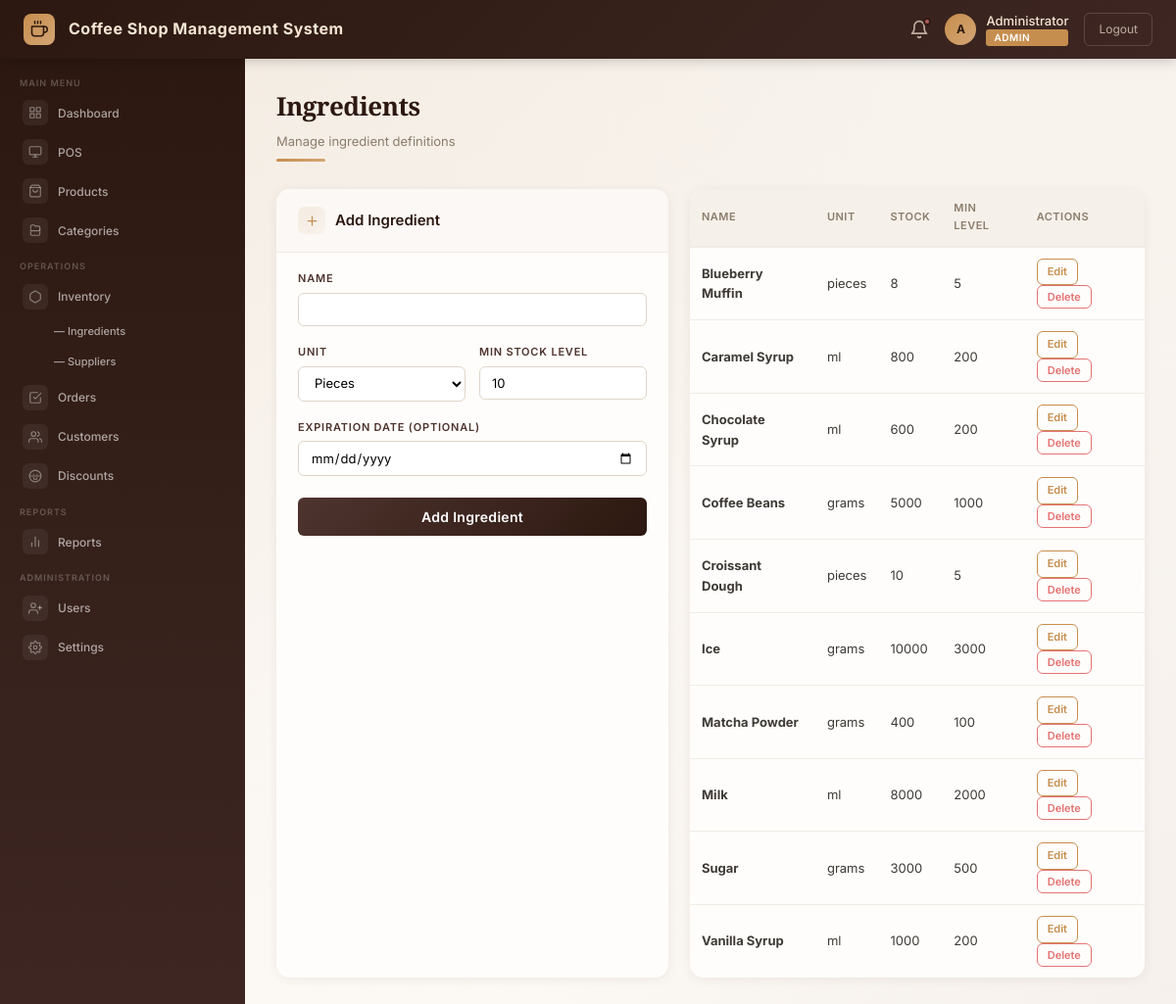
The app's page /modules/inventory/ingredients.php (signed in) with its own data.
### tables this page shows
CREATE TABLE ingredients (
    ingredient_id   INT           AUTO_INCREMENT PRIMARY KEY,
    name            VARCHAR(100)  NOT NULL UNIQUE,
    stock_quantity  DECIMAL(10,2) NOT NULL DEFAULT 0,
    unit            VARCHAR(20)   NOT NULL DEFAULT 'pieces',
    min_stock_level   DECIMAL(10,2) NOT NULL DEFAULT 10,
    expiration_date   DATE          DEFAULT NULL,
    last_restocked_at TIMESTAMP     NULL DEFAULT NULL,
    created_at        TIMESTAMP     DEFAULT CURRENT_TIMESTAMP,
    updated_at        TIMESTAMP     DEFAULT CURRENT_TIMESTAMP ON UPDATE CURRENT_TIMESTAMP
);

### modules/inventory/ingredients.php (the view, shortened to what this page needs)
<?php
require_once __DIR__ . '/../../includes/auth.php';
$ingredients = $pdo->query("SELECT * FROM ingredients ORDER BY name")->fetchAll();
$edit_ing = null;
require_once __DIR__ . '/../../includes/dashboard_header.php';
?>
<div class="page-header">
    <div class="page-header-left">
        <h1>Ingredients</h1>
        <p>Manage ingredient definitions</p>
        <div class="page-header-accent"></div>
    </div>
</div>
<div class="dashboard-grid" style="grid-template-columns: 400px 1fr;">
    <div class="card">
        <div class="card-header">
            <div class="card-header-left">
                <span class="card-header-icon">
                    <svg viewBox="0 0 24 24" fill="none" stroke="currentColor" stroke-width="2" stroke-linecap="round" stroke-linejoin="round"><line x1="12" y1="5" x2="12" y2="19"/><line x1="5" y1="12" x2="19" y2="12"/></svg>
                </span>
                <h2><?= $edit_ing ? 'Edit' : 'Add' ?> Ingredient</h2>
            </div>
        </div>
        <div class="card-body">
            <form method="POST">
                <div class="form-group">
                    <label>Name</label>
                    <input type="text" name="name" required value="<?= htmlspecialchars($_POST['name'] ?? ($edit_ing['name'] ?? '')) ?>" style="width:100%;padding:8px 12px;border:1.5px solid var(--border-med);border-radius:6px;font-size:13px;font-family:'Inter',sans-serif;outline:none;">
                </div>
                <div class="form-row">
                    <div class="form-group">
                        <label>Unit</label>
                        <select name="unit" style="width:100%;padding:8px 12px;border:1.5px solid var(--border-med);border-radius:6px;font-size:13px;font-family:'Inter',sans-serif;outline:none;background:#fff;">
                            <?php foreach (['pieces', 'grams', 'ml', 'liters', 'kg', 'cups', 'tbsp', 'tsp'] as $u): ?>
                                <option value="<?= $u ?>" <?= ($edit_ing['unit'] ?? 'pieces') === $u ? 'selected' : '' ?>><?= ucfirst($u) ?></option>
                            <?php endforeach; ?>
                        </select>
                    </div>
                    <div class="form-group">
                        <label>Min Stock Level</label>
                        <input type="number" name="min_stock_level" step="0.01" value="<?= htmlspecialchars($_POST['min_stock_level'] ?? ($edit_ing['min_stock_level'] ?? '10')) ?>" style="width:100%;padding:8px 12px;border:1.5px solid var(--border-med);border-radius:6px;font-size:13px;font-family:'Inter',sans-serif;outline:none;">
                    </div>
                </div>
                <div class="form-group">
                    <label>Expiration Date (optional)</label>
                    <input type="date" name="expiration_date" value="<?= htmlspecialchars($_POST['expiration_date'] ?? ($edit_ing['expiration_date'] ?? '')) ?>" style="width:100%;padding:8px 12px;border:1.5px solid var(--border-med);border-radius:6px;font-size:13px;font-family:'Inter',sans-serif;outline:none;">
                </div>
                <button type="submit" class="btn-primary" style="margin-top:4px;"><?= $edit_ing ? 'Update' : 'Add' ?> Ingredient</button>
            </form>
        </div>
    </div>
    <div class="card">
        <div class="card-body" style="padding:0;">
            <table class="table">
                <thead>
                    <tr><th>Name</th><th>Unit</th><th>Stock</th><th>Min Level</th><th>Actions</th></tr>
                </thead>
                <tbody>
                    <?php foreach ($ingredients as $ing): ?>
                        <tr>
                            <td><strong><?= htmlspecialchars($ing['name']) ?></strong></td>
                            <td><?= htmlspecialchars($ing['unit']) ?></td>
                            <td><?= (float)$ing['stock_quantity'] ?></td>
                            <td><?= (float)$ing['min_stock_level'] ?></td>
                            <td>
                                <a href="?edit=<?= $ing['ingredient_id'] ?>" class="btn-outline" style="width:auto;padding:4px 10px;font-size:11px;">Edit</a>
                                <form method="POST" style="display:inline;" onsubmit="return confirm('Delete this ingredient?')">
                                    <button type="submit" class="btn-outline" style="width:auto;padding:4px 10px;font-size:11px;border-color:var(--accent-coral);color:var(--accent-coral);">Delete</button>
                                </form>
                            </td>
                        </tr>
                    <?php endforeach; ?>
                </tbody>
            </table>
        </div>
    </div>
</div>
<?php require_once __DIR__ . '/../../includes/dashboard_footer.php'; ?>

### assets/css/style.css (style rules this page uses)
*, *::before, *::after { margin: 0; padding: 0; box-sizing: border-box; }
:root { --coffee-dark: #2C1810; --coffee-espresso: #3E2723; --coffee-medium: #4E342E; --coffee-mocha: #5D4037; --coffee-light: #6D4C41; --coffee-caramel: #A67C52; --coffee-gold: #C68E4E; --coffee-latte: #D4A574; --coffee-cream: #F5E6D3; --coffee-foam: #FEF9F3; --accent-teal: #4DB6AC; --accent-coral: #E57373; --accent-sunset: #FFB74D; --accent-sage: #81C784; --accent-lavender: #9575CD; --accent-ocean: #64B5F6; --bg-warm: #FCF8F4; --bg-card: #FFFFFF; --bg-sidebar: #FFFFFF; --text-dark: #1A1A1A; --text-body: #3E3A36; --text-muted: #8B7D6B; --text-light: #B8A99A; --border-light: #F0EBE5; --border-med: #E0D5C9; --shadow-sm: 0 1px 3px rgba(44, 24, 16, 0.06); --shadow-md: 0 4px 16px rgba(44, 24, 16, 0.08); --shadow-lg: 0 8px 32px rgba(44, 24, 16, 0.12); --shadow-card: 0 2px 12px rgba(44, 24, 16, 0.06); --radius-sm: 6px; --radius-md: 10px; --radius-lg: 14px; --radius-xl: 20px; --transition: 0.3s ease; }
html, body { height: 100%; font-family: 'Inter', sans-serif; background: linear-gradient(135deg, var(--coffee-dark), var(--coffee-medium), var(--coffee-light)); color: var(--text-body); line-height: 1.6; }
.form-group { margin-bottom: 18px; }
.form-group label { display: block; font-size: 11px; font-weight: 600; color: var(--coffee-medium); margin-bottom: 5px; text-transform: uppercase; letter-spacing: 0.8px; }
.form-row { display: flex; gap: 14px; }
.form-row .form-group { flex: 1; }
.btn-primary { display: inline-flex; align-items: center; justify-content: center; gap: 8px; width: 100%; padding: 11px 20px; background: linear-gradient(135deg, var(--coffee-medium), var(--coffee-dark)); border: none; border-radius: var(--radius-sm); color: var(--bg-card); font-size: 14px; font-weight: 600; font-family: 'Inter', sans-serif; cursor: pointer; transition: all 0.3s ease; position: relative; overflow: hidden; letter-spacing: 0.3px; }
.btn-outline { display: inline-flex; align-items: center; justify-content: center; gap: 8px; width: 100%; padding: 10px 20px; border: 1.5px solid var(--coffee-gold); border-radius: var(--radius-sm); color: var(--coffee-gold); font-size: 13px; font-weight: 600; font-family: 'Inter', sans-serif; background: transparent; cursor: pointer; text-decoration: none; transition: all 0.25s ease; }
body.dashboard-page { background: linear-gradient(135deg, #EDE6DD 0%, #F5EFE8 40%, #FCF8F4 100%); }
.page-header { margin-bottom: 28px; display: flex; align-items: flex-start; justify-content: space-between; flex-wrap: wrap; gap: 12px; }
.page-header-left h1 { font-family: 'Playfair Display', serif; font-size: 26px; font-weight: 700; color: var(--coffee-dark); margin-bottom: 4px; letter-spacing: -0.5px; }
.page-header-left p { color: var(--text-muted); font-size: 13px; }
.page-header-accent { width: 50px; height: 3px; background: linear-gradient(90deg, var(--coffee-gold), var(--coffee-latte)); border-radius: 3px; margin-top: 8px; }
.dashboard-grid { display: grid; grid-template-columns: 1fr 1fr; gap: 22px; }
.card { background: #FFFDFB; border-radius: var(--radius-lg); box-shadow: var(--shadow-card); overflow: hidden; transition: box-shadow 0.3s ease; }
.card-header { padding: 18px 22px; border-bottom: 1px solid var(--border-light); display: flex; align-items: center; justify-content: space-between; background: rgba(245, 240, 234, 0.4); }
.card-header-left { display: flex; align-items: center; gap: 10px; }
.card-header-icon { width: 28px; height: 28px; border-radius: 7px; display: flex; align-items: center; justify-content: center; background: linear-gradient(135deg, rgba(198, 142, 78, 0.12), rgba(198, 142, 78, 0.05)); }
.card-header-icon svg { width: 15px; height: 15px; color: var(--coffee-gold); }
.card-header h2 { font-size: 15px; font-weight: 600; color: var(--coffee-dark); }
.card-body { padding: 18px 22px; }
.table { width: 100%; border-collapse: collapse; font-size: 13px; }
.table thead th { text-align: left; padding: 11px 12px; font-size: 11px; font-weight: 600; text-transform: uppercase; letter-spacing: 0.5px; color: var(--text-muted); border-bottom: 2px solid var(--border-light); background: #F5F0EA; }
.table thead th:first-child { border-radius: 6px 0 0 0; }
.table thead th:last-child { border-radius: 0 6px 0 0; }
.table tbody td { padding: 11px 12px; border-bottom: 1px solid var(--border-light); color: var(--text-body); }
.table tbody tr:last-child td { border-bottom: none; }
.table tbody tr { transition: background 0.15s ease; }

### records on screen
ingredients: name "Blueberry Muffin", unit "pieces", stock_quantity "8", min_stock_level "5"
ingredients: name "Caramel Syrup", unit "ml", stock_quantity "800", min_stock_level "200"
ingredients: name "Chocolate Syrup", unit "ml", stock_quantity "600", min_stock_level "200"
ingredients: name "Coffee Beans", unit "grams", stock_quantity "5000", min_stock_level "1000"
ingredients: name "Croissant Dough", unit "pieces", stock_quantity "10", min_stock_level "5"
ingredients: name "Ice", unit "grams", stock_quantity "10000", min_stock_level "3000"
ingredients: name "Matcha Powder", unit "grams", stock_quantity "400", min_stock_level "100"
ingredients: name "Milk", unit "ml", stock_quantity "8000", min_stock_level "2000"
ingredients: name "Sugar", unit "grams", stock_quantity "3000", min_stock_level "500"
ingredients: name "Vanilla Syrup", unit "ml", stock_quantity "1000", min_stock_level "200"

### other values on screen
APP_NAME "Coffee Shop Management System"
substr($_SESSION['full_name'] ?? $_SESSION['username'], 0, 1) "A"
$_SESSION['full_name'] "Administrator"
$_SESSION['role'] "ADMIN"
form field unit "Pieces"
